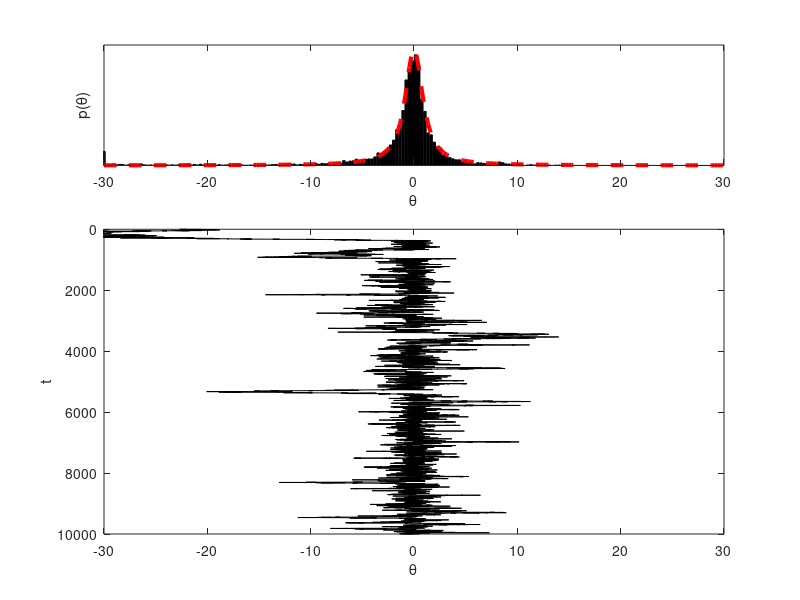

Reproduce this figure in MATLAB.
# Use the Metropolis procedure to sample from Cauchy density
1; # not a function file
function y = cauchy(theta)
  # returns the unnormalized density of the cauchy distribution
  y = 1 ./ (1 + theta .^ 2);
end


# Initialise the Metropolis sampler
T = 10000; # max iterations
sigma = 1; # std dev of normal proposal density
thetamin  = -30; thetamax = 30; # define a range for starting values
theta = zeros(1, T); # init storage space for our samples
seed=1; rand('state', seed); randn('state',seed); # set the random seed
theta(1) = unifrnd (thetamin, thetamax);

# start sampling
t = 1;
while t < T # iterate until we have T samples
  t=t+1;
  # propose a new value for theta using a normal proposal density
  theta_star = normrnd (theta(t-1), sigma);
  # calculate the acceptance ratio
  alpha = min ([ 1 (cauchy( theta_star) / cauchy (theta(t-1) ))]);
  # draw a uniform deviate from [0. 1]
  u = rand;
  # do we accept this proposal?
  if u < alpha
     theta(t) = theta_star; # if so, proposal becomes a new state
  else
    theta(t) = theta(t-1); # if not, copy old state
  end
end

# Display histogram of our samples
figure (1); clf;
subplot (3,1,1);
nbins = 200;
thetabins = linspace (thetamin, thetamax, nbins);
counts = hist (theta, thetabins);
bar (thetabins, counts/sum(counts), 'k');
xlim ([thetamin thetamax]);
xlabel ('\theta'); ylabel ('p(\theta)');

# overlay the theoretical density
y = cauchy (thetabins);
hold on;
plot (thetabins, y/sum(y), 'r--', 'LineWidth', 3);
set (gca, 'YTick', []);

# display history of our samples
subplot (3,1,2:3);
stairs (theta, 1:T, 'k-');
ylabel ('t'); xlabel ('\theta');
set (gca, 'YDir', 'reverse');
xlim ([thetamin thetamax]);

